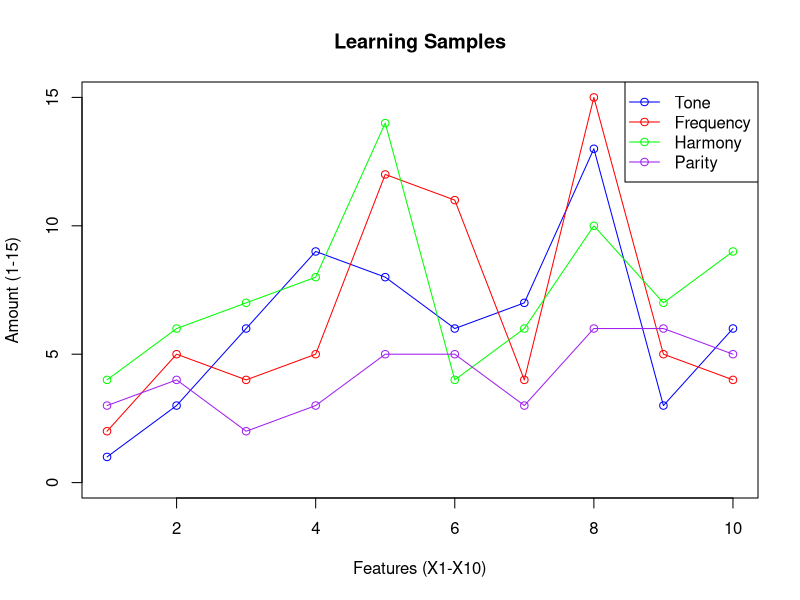

Reproduce this figure in R.
# Step 1
# Defineing a data model and populate manually

sound_data_manual <- data.frame(
  Tone = numeric(10),
  Frequency = numeric(10),
  Harmony = numeric(10),
  Parity = numeric(10)
)

sound_data_manual$Tone      <- c(1, 3, 6, 9, 8, 6, 7, 13, 3, 6)
sound_data_manual$Frequency <- c(2, 5, 4, 5, 12, 11, 4, 15, 5, 4)
sound_data_manual$Harmony   <- c(4, 6, 7, 8, 14, 4, 6, 10, 7, 9)
sound_data_manual$Parity    <- c(3, 4, 2, 3, 5, 5, 3, 6, 6, 5)


# Showing the graphical representation of the data
plot(
    sound_data_manual$Tone, 
    type="o", 
    col="blue", 
    ylim=c(0,15), 
    xlab="Features (X1-X10)", 
    ylab="Amount (1-15)", 
    main="Learning Samples"
    )
lines(sound_data_manual$Frequency, type="o", col="red")
lines(sound_data_manual$Harmony, type="o", col="green")
lines(sound_data_manual$Parity, type="o", col="purple")

# Adding a legend
legend(
    "topright", 
    legend=c("Tone", "Frequency", "Harmony", "Parity"),
    col=c("blue", "red", "green", "purple"),
    lty=1, 
    pch=1
    )


